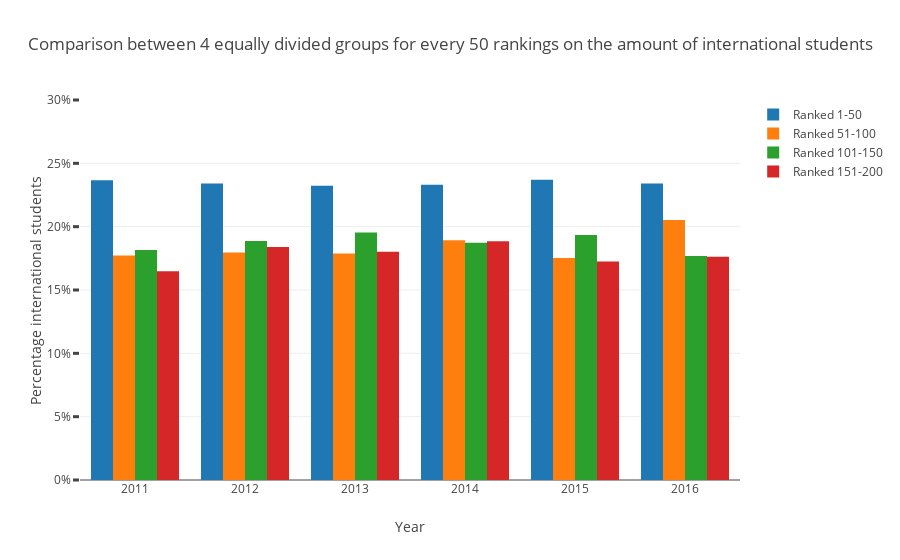

Notebook cell for this chart:
### Code cell
#Create a list for all the years for better readability
years = list(range(2011, 2017, 1))

trace1 = go.Bar(
    x=years,
    y=[year1_means[0], year2_means[0], year3_means[0], year4_means[0], year5_means[0], year6_means[0]],
    name='Ranked 1-50'
)
trace2 = go.Bar(
    x=years,
    y=[year1_means[1], year2_means[1], year3_means[1], year4_means[1], year5_means[1], year6_means[1]],
    name='Ranked 51-100'
)
trace3 = go.Bar(
    x=years,
    y=[year1_means[2], year2_means[2], year3_means[2], year4_means[2], year5_means[2], year6_means[2]],
    name='Ranked 101-150'
)
trace4 = go.Bar(
    x=years,
    y=[year1_means[3], year2_means[3], year3_means[3], year4_means[3], year5_means[3], year6_means[3]],
    name='Ranked 151-200'
)

data = [trace1, trace2, trace3, trace4]
layout = go.Layout(
    barmode='group',
    title = 'Comparison between 4 equally divided groups for every 50 rankings on the amount of international students',
    yaxis = go.layout.YAxis(
        tickmode = 'linear',
        tick0 = 0,
        dtick = 5,
        ticklen=6,
        tickwidth=3,
        range=[0, 30],
        ticksuffix = "%",
        title = 'Percentage international students'
    ),
    xaxis = go.layout.XAxis(
        title = 'Year'
    )
    
)

fig = go.Figure(data=data, layout=layout)
iplot(fig, filename='grouped-bar')

### Figure 1 — Plotly figure (JSON) as saved in the notebook; plotly's stock layout.template omitted (floating-point values rounded to 4 significant figures)
{"data": [{"name": "Ranked 1-50", "type": "bar", "uid": "0f3c2d8f-526e-4028-a4dd-a7c8b4cdbc96", "x": [2011, 2012, 2013, 2014, 2015, 2016], "y": [23.66, 23.4, 23.24, 23.3, 23.7, 23.4]}, {"name": "Ranked 51-100", "type": "bar", "uid": "2e1228a3-e007-42cc-be6d-dc832d2aa082", "x": [2011, 2012, 2013, 2014, 2015, 2016], "y": [17.71, 17.96, 17.88, 18.92, 17.53, 20.53]}, {"name": "Ranked 101-150", "type": "bar", "uid": "39391751-79f0-41ba-b39e-dc974ef3d4cc", "x": [2011, 2012, 2013, 2014, 2015, 2016], "y": [18.16, 18.88, 19.53, 18.73, 19.35, 17.69]}, {"name": "Ranked 151-200", "type": "bar", "uid": "5702e138-ce64-4194-985e-d7a78cf3cbfc", "x": [2011, 2012, 2013, 2014, 2015, 2016], "y": [16.49, 18.39, 18.02, 18.85, 17.25, 17.62]}], "layout": {"barmode": "group", "title": {"text": "Comparison between 4 equally divided groups for every 50 rankings on the amount of international students"}, "xaxis": {"title": {"text": "Year"}}, "yaxis": {"dtick": 5, "range": [0, 30], "tick0": 0, "ticklen": 6, "tickmode": "linear", "ticksuffix": "%", "tickwidth": 3, "title": {"text": "Percentage international students"}}}}
